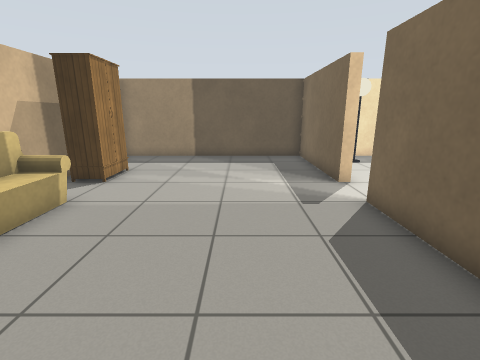
View 1 (above)

16 first-person views from a walk through a Gazebo world. The camera is 1.1 m above the floor, tilts 14° down and sees 85° across. The floor is counted in squares, 0.5 m on a side. Each view is taken from the middle of a square. On the plan, view 1 faces up. The plan holds only what a view shows up to about 16 squares ahead; the rest is blank. Robots are left out. Simple patterns stand in for the simulator's built-in surfaces. Some stock models are drawn as simple stand-ins.

View 2
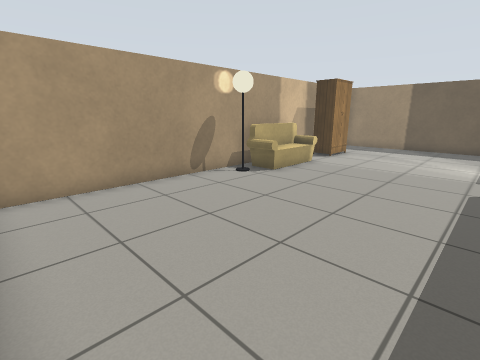

View 3
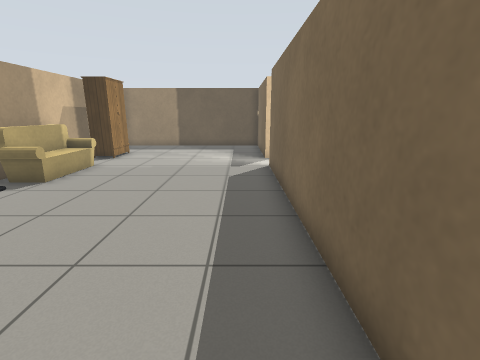

View 4
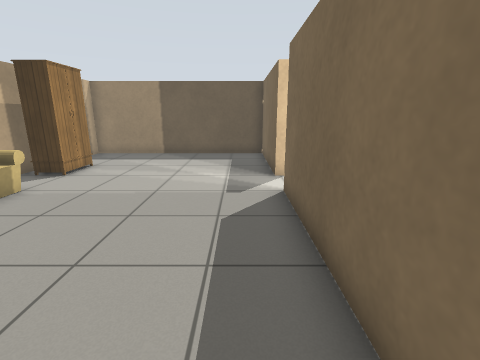

View 5
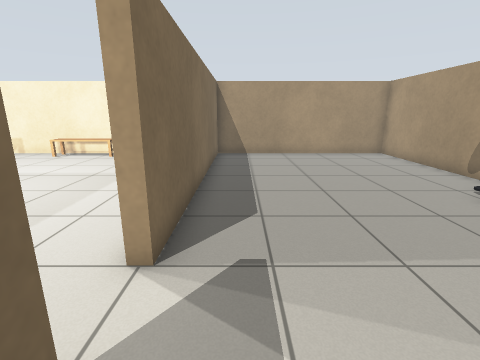

View 6
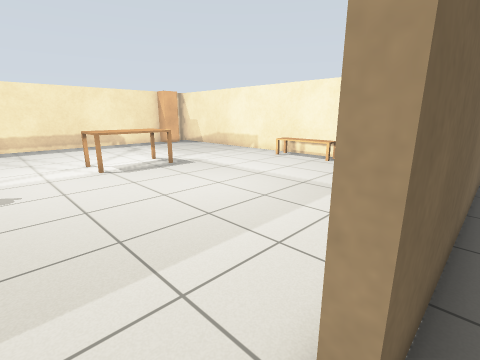

View 7
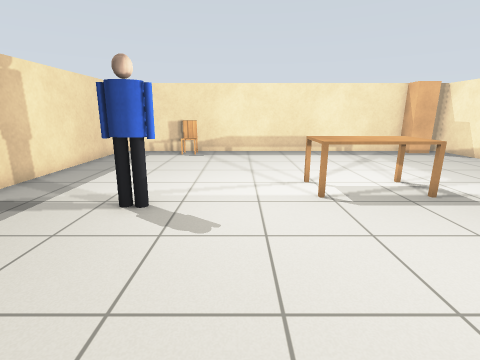

View 8
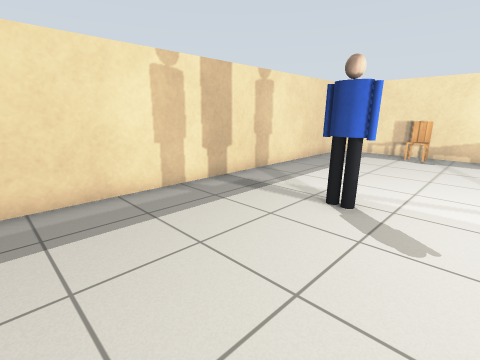

View 9
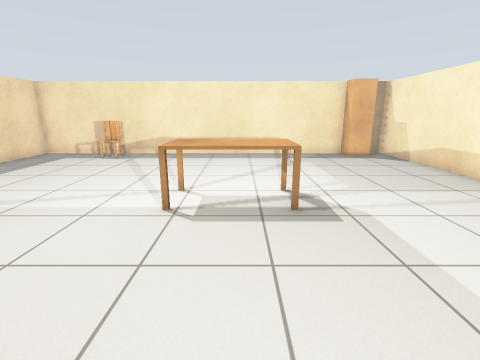

View 10
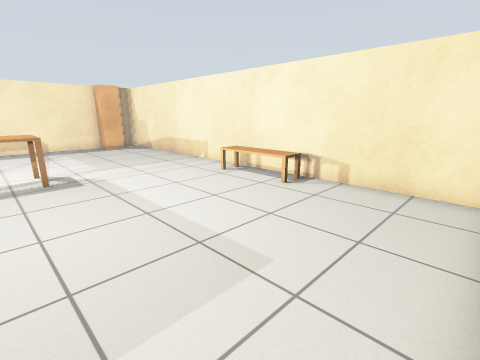

View 11
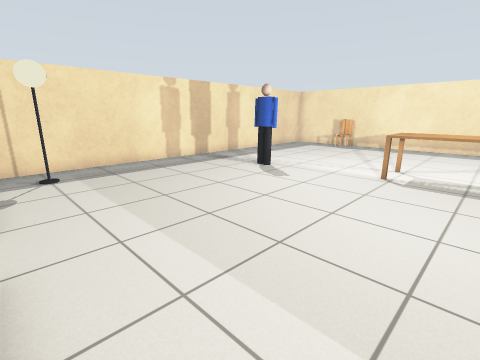

View 12
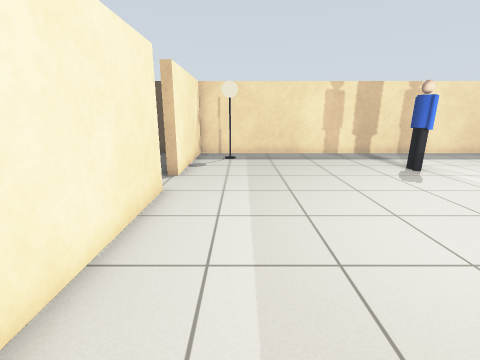

View 13
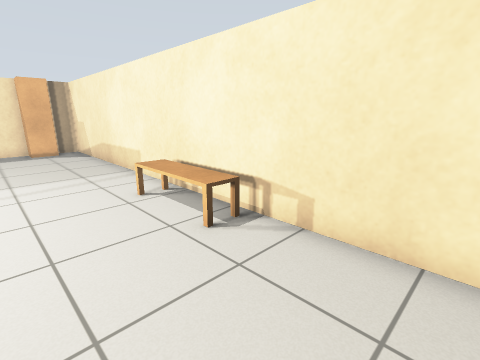

View 14
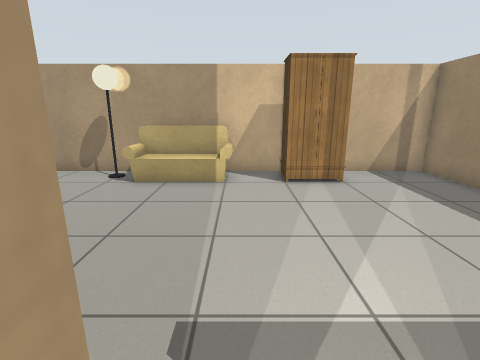

View 15
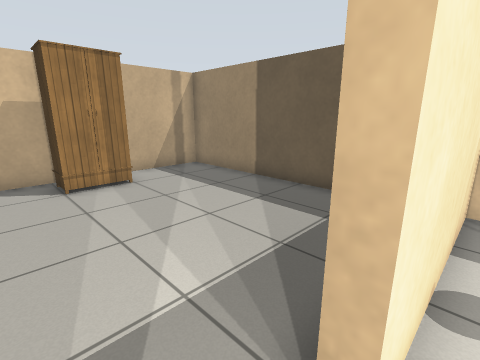

View 16
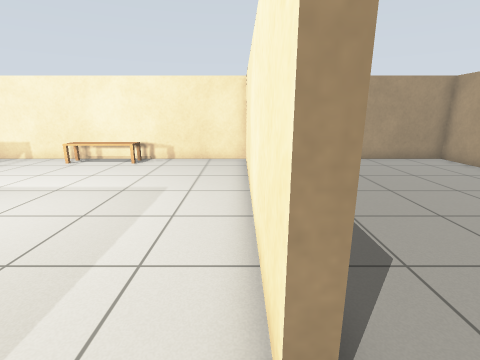

### Floor plan
Points are (right, up) in squares from view 1. A wall is a line through its corners. A room is listed if a view was taken in it or the views show most of it. See-through windows are left out.
Room 1 (views 1, 2, 3, 4, 5, 6)
walls: (-6.3, 3.6) (-6.3, -5.3) (3.3, -5.3) (3.3, 6.5); (3.7, 8.5) (3.3, 8.5) (3.3, 14.3) (-6.3, 14.3) (-6.3, 6.6)
ways out: opening at (3, 7.5) to room 2
objects: sofa (-6, 4) to (-5, 6); lamp (-5, 3); wardrobe (-5, 9) to (-5, 10)
Room 2 (views 7, 8, 9, 10, 11, 12, 13, 14, 15, 16)
walls: (12.4, -5.3) (23.3, -5.3) (23.3, -4.6); (3.3, 6.5) (3.7, 6.5) (3.7, -5.3) (8.5, -5.3); (23.3, -2.2) (23.3, 14.3) (3.7, 14.3) (3.7, 8.5)
ways out: opening at (3, 7.5) to room 1
objects: lamp (5, 12) to (6, 13); bench (9, -5) to (12, -4); person (13, 9) to (13, 10); kitchen table (14, 2) to (15, 5); chair (22, 10); wardrobe (23, -4) to (23, -3)

Where each view was taken, in squares from view 1:
view 1: 0 up, 0 right, facing up
view 2: 5 down, 2 right, facing up-left
view 3: 5 down, 2 right, facing up
view 4: 1 down, 2 right, facing up
view 5: 10 up, 2 right, facing down
view 6: 8 up, 3 right, facing down-right
view 7: 7 up, 7 right, facing right
view 8: 7 up, 7 right, facing up-right
view 9: 3 up, 8 right, facing right
view 10: 3 up, 4 right, facing down-right
view 11: 2 up, 4 right, facing up-right
view 12: 1 down, 6 right, facing up
view 13: 1 down, 5 right, facing down-right
view 14: 7 up, 4 right, facing left
view 15: 7 up, 4 right, facing up-left
view 16: 8 up, 4 right, facing down
